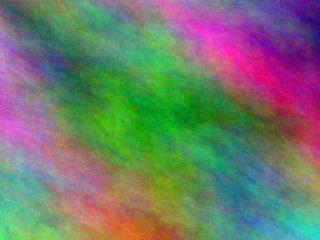
#> input picture test-vectors/image/photo_320x240_q75_420.jpg, 320 x 240 px
$ python -i extract_hand_crafted_features.py   (imports and definitions only)
#> lines starting #> are read from the running program, lines starting #| are printed output that depends on the picture
"""Phase 4e MINIMAL: hand-crafted steganalysis features for shadow-count detection.

Auto-detects grayscale vs color JPEGs. For color, computes features on Y, Cb,
and Cr channels, plus Y/chroma asymmetry features (Phasm only modifies Y, so
chroma-cover-statistics serve as a same-image control).

Three feature groups per channel, all NumPy:
- SPAM (Pevný 2010, Subtractive Pixel Adjacency Model) — 1st + 2nd-order Markov
  on truncated pixel differences along 4 directions. ~1568 features per channel.
- DCT-domain coefficient histograms — per-position binned counts, plus per-position
  moments. ~1472 features per channel.
- LSB-plane statistics — spatial and DCT-domain LSB rates, autocorrelations,
  χ² goodness-of-fit, sign-split. ~390 features per channel.

Color asymmetry block (Y stats vs chroma stats):
- DCT LSB-rate asymmetry per coefficient position (Y − Cb, Y − Cr) → 128 features.
- Spatial LSB-rate asymmetry → 4 features.

Total ~3430 features per grayscale 512×512 JPEG.
Total ~10470 features per color 512×512 JPEG.

Adversary model (Phase 4e):
- Has stego JPEG + (already-extracted) one decoy message.
- Wants to know if a SECOND shadow exists at a different passphrase.
- Strictly non-CNN — tests whether the design leaks signal a CNN missed.
"""

from __future__ import annotations

import argparse
import multiprocessing as mp
from pathlib import Path

import jpeglib
import numpy as np
from PIL import Image
from tqdm import tqdm

ROOT = Path(__file__).resolve().parent.parent

T_SPAM = 3  # truncation threshold for SPAM differences
DCT_HIST_RANGE = 9  # histogram bins in [-9, 9] per DCT position


# ---------- SPAM features (Pevný-Bas-Fridrich 2010) ----------

def _truncate(d: np.ndarray, T: int = T_SPAM) -> np.ndarray:
    """Truncate differences to [-T, T] integer range."""
    return np.clip(d, -T, T).astype(np.int8)


# [209 lines left out: functions spam_1st_order, spam_2nd_order, spam_features, dct_histogram_features, lsb_features, _crop_blocks and 1 more, not called in this run]


def extract_features_for_path(path: Path) -> np.ndarray:
    """Compute the full hand-crafted feature vector for one image.

    Auto-detects grayscale vs color. Returns a longer vector for color images
    (3 channels × per-channel features + chroma-asymmetry block).
    """
    pil = Image.open(path)
#> pil is the input picture: PIL image 320x240 RGB; mean R, G, B 111.7, 121.1, 107.1
    if pil.size != (512, 512):
        w, h = pil.size
#> w = 320; h = 240
        left = (w - 512) // 2
#> left = -96
        top = (h - 512) // 2
#> top = -136
        pil = pil.crop((left, top, left + 512, top + 512))
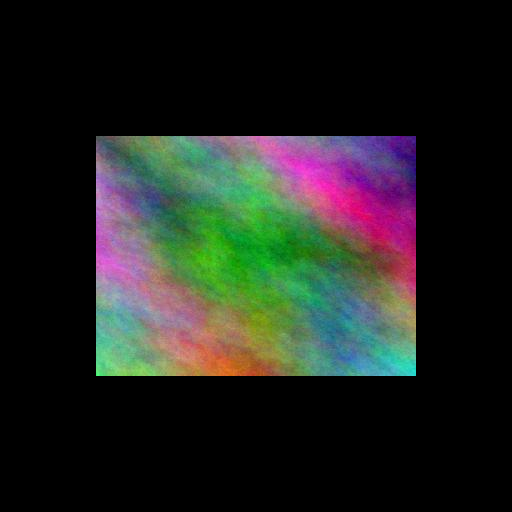
#> pil: PIL image 512x512 RGB; mean R, G, B 32.7, 35.5, 31.4

#> (the run stopped early here; a loop or call above may not have finished)
